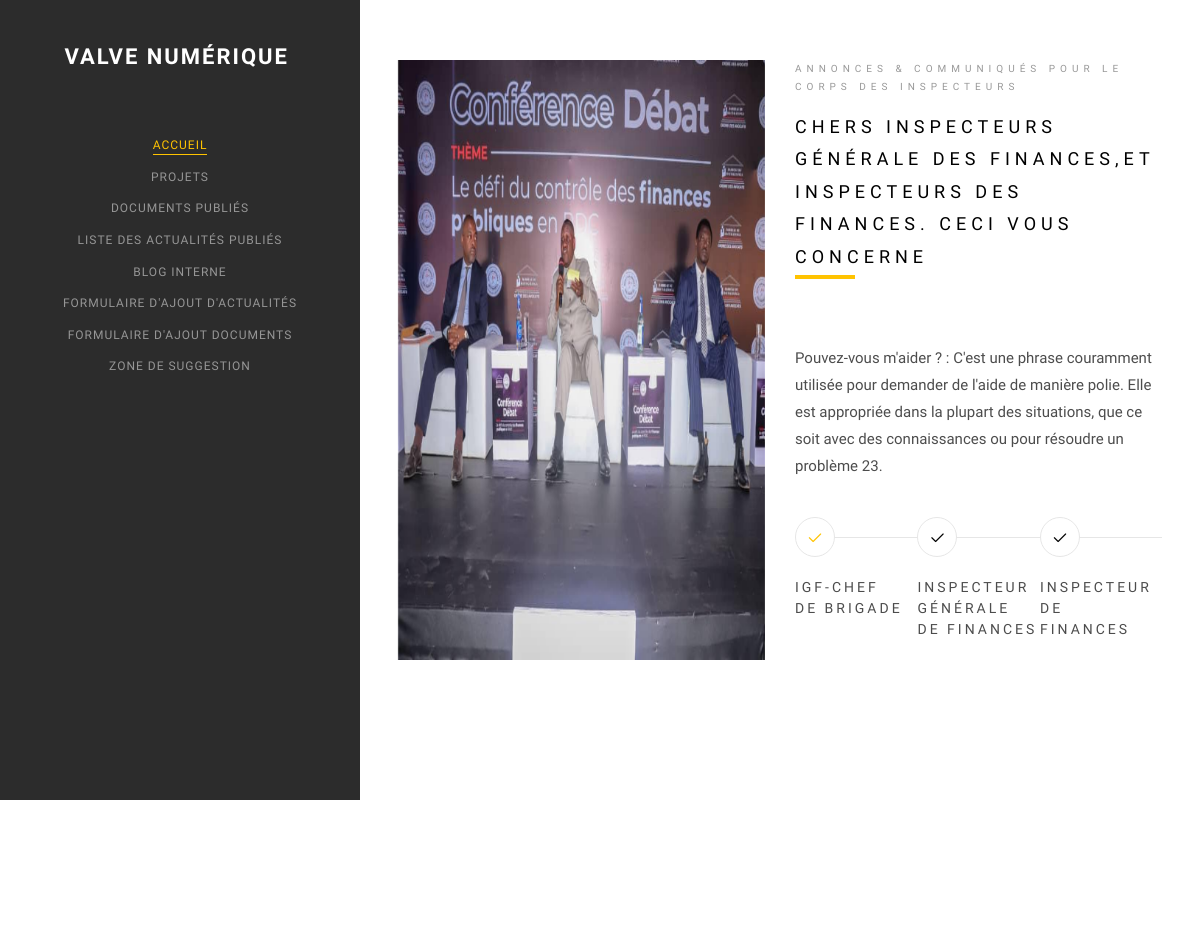
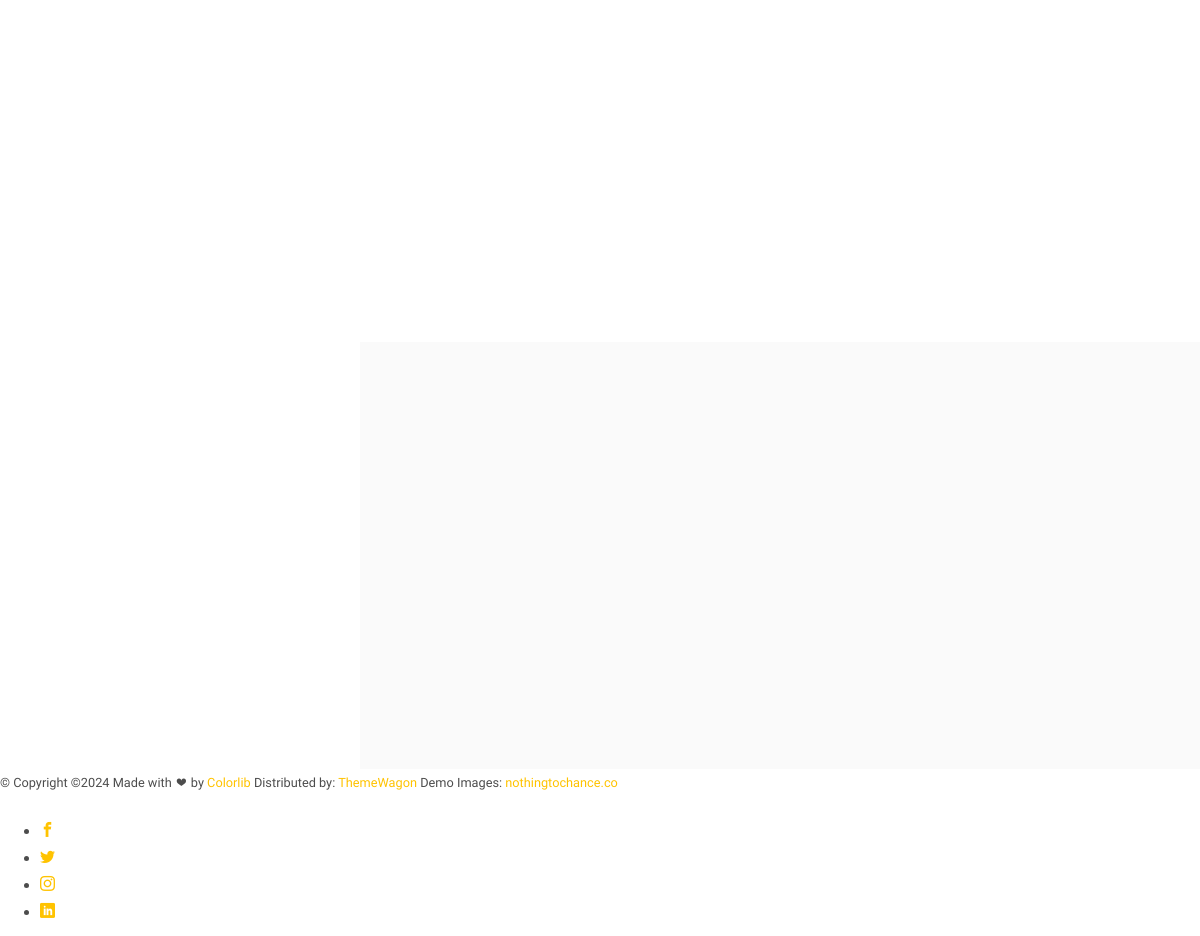
The app's page /ann_igf with its own data (2 pictures, top to bottom).
### valve/models.py (models this page shows, shortened)
class ConfigImageigf(models.Model):
     imagepageigf=models.ImageField(upload_to="images/")
     imagesaft=models.ImageField(blank=True,null=True,upload_to='configImage/%Y/%m/%d/')
     imageservice1=models.ImageField(blank=True,null=True,upload_to='configImage/%Y/%m/%d/')
     imageservice2=models.ImageField(blank=True,null=True,upload_to='configImage/%Y/%m/%d/')
     imageservice3=models.ImageField(blank=True,null=True,upload_to='configImage/%Y/%m/%d/')

class TextAnnonceigf(models.Model):
    bloc1=models.TextField(null = True, blank = True)
    bloc2=models.TextField(null = True, blank = True)
    bloc3=models.TextField(null = True, blank = True)

### valve/views.py (the view)
# urls.py: path('ann_igf', views.ann_igf,name="ann_igf"),
def ann_igf(request):
    try:
        image = ConfigImageigf.objects.get(pk=4)
        textbloc = TextAnnonceigf.objects.all()
        textinfodedie = data_toggleigf.objects.all()
        context={
            "titre":"ann_igf",
            "image":image,
            "textbloc":textbloc,
            "textinfodedie":textinfodedie
        }
        response = TemplateResponse(request,'annonceigf.html', context)
        return response
    except Exception as e:
         print('###### ',e)
         return HttpResponse("ERROR - Formulaire invalide")

### valve/templates/annonceigf.html (shortened to what this page needs)
{% extends 'layout/layout.html'%}
{% load static %}
{%block content%}
		<div id="colorlib-main">
			<div class="colorlib-about">
				<div class="colorlib-narrow-content">
					<div class="row row-bottom-padded-md">
						<div class="col-md-6">
							<img class="about-img animate-box" data-animate-effect="fadeInLeft" src="{{ image.imagepageigf.url }}" alt="{{ image.imagepageigf.alt_text }}">
						</div>
						<div class="col-md-6 animate-box" data-animate-effect="fadeInLeft">
							<div class="about-desc">
								<span class="heading-meta">Annonces & Communiqués pour le corps des Inspecteurs</span>
								<h2 class="colorlib-heading">Chers Inspecteurs Générale des Finances,et Inspecteurs des Finances. Ceci vous concerne</h2>
								{% for txt in textbloc%}
						<P>{{txt.bloc1}}</P>
						 {%endfor%}
							</div>
							<div class="row padding">
								<div class="col-md-4 no-gutters animate-box" data-animate-effect="fadeInLeft">
									<a href="#" class="steps active">
										<p class="icon"><span><i class="icon-check"></i></span></p>
										<h3>IGF-Chef <br> de Brigade</h3>
									</a>
								</div>
								<div class="col-md-4 no-gutters animate-box" data-animate-effect="fadeInLeft">
									<a href="#" class="steps">
										<p class="icon"><span><i class="icon-check"></i></span></p>
										<h3>Inspecteur Générale <br>de Finances</h3>
									</a>
								</div>
								<div class="col-md-4 no-gutters animate-box" data-animate-effect="fadeInLeft">
									<a href="#" class="steps">
										<p class="icon"><span><i class="icon-check"></i></span></p>
										<h3>Inspecteur de<br>Finances</h3>
									</a>
								</div>
							</div>
						</div>
					</div>
					<div class="row">
					</div>
				</div>
			</div>
			<div id="get-in-touch" class="colorlib-bg-color">
				<div class="colorlib-narrow-content">
					<div class="row">
					</div>
					<div class="row">
					</div>
				</div>
			</div>
		</div>
{% endblock%}

### static/css/icomoon.css (style rules this page uses)
[class^="icon-"], [class*=" icon-"] { font-family: 'icomoon' !important; speak: none; font-style: normal; font-weight: normal; font-variant: normal; text-transform: none; line-height: 1; -webkit-font-smoothing: antialiased; -moz-osx-font-smoothing: grayscale; }
.icon-check:before { content: "\e116"; }

### static/css/style.css (style rules this page uses)
body { font-family: "Quicksand", Arial, sans-serif; font-weight: 400; font-size: 15px; line-height: 1.8; color: rgba(0, 0, 0, 0.7); }
a { color: #FFC300; -webkit-transition: 0.5s; -o-transition: 0.5s; transition: 0.5s; }
p { margin-bottom: 1.5em; }
h1, h2, h3, h4, h5, h6 { color: #000; font-family: "Quicksand", Arial, sans-serif; font-weight: 400; margin: 0 0 30px 0; }
#colorlib-main { width: 80%; float: right; -webkit-transition: 0.5s; -o-transition: 0.5s; transition: 0.5s; }
@media screen and (max-width: 1200px) { #colorlib-main { width: 70%; } }
.colorlib-narrow-content { padding: 0 2.5em; }
.no-gutters { margin: 0; padding: 0; }
.colorlib-blog, .colorlib-work, .colorlib-about, .colorlib-services, .colorlib-contact { padding-top: 4em; padding-bottom: 9em; clear: both; width: 100%; display: block; }
.about-img, .about-img-2, .services-img { background-size: cover; background-position: center center; background-repeat: no-repeat; position: relative; }
.colorlib-heading { font-size: 18px; margin-bottom: 4em; font-weight: 500; text-transform: uppercase; letter-spacing: 5px; line-height: 1.8; position: relative; }
.colorlib-heading:after { position: absolute; bottom: -6px; left: 0; width: 60px; height: 4px; content: ''; background: #FFC300; }
.heading-meta { margin-bottom: 15px; display: block; font-size: 10px; text-transform: uppercase; color: #999999; font-weight: 500; letter-spacing: 5px; }
.about-img { width: 100%; height: 600px; margin-bottom: 30px; }
.padding { padding: 1em; }
.steps { display: block; position: relative; }
.steps h3 { font-weight: 400; margin-bottom: 20px; color: rgba(0, 0, 0, 0.7); font-size: 14px; letter-spacing: 3px; line-height: 1.5; text-transform: uppercase; }
.steps:before { position: absolute; top: 20px; left: 0; right: 0; content: ''; width: 100%; height: 1px; background: #e6e6e6; z-index: -1; }
.steps .icon { display: block; margin-bottom: 20px; position: relative; z-index: 0; }
.steps .icon span { display: table; width: 40px; height: 40px; border: 1px solid #e6e6e6; text-align: center; background: #fff; -webkit-border-radius: 50%; -moz-border-radius: 50%; -ms-border-radius: 50%; border-radius: 50%; z-index: 1; }
.steps .icon span i { display: table-cell; vertical-align: middle; color: #000; }
.steps.active i { color: #FFC300 !important; }
#get-in-touch { padding: 3em 0; }
.colorlib-bg-color { background: #fafafa; position: relative; }
.row-bottom-padded-md { padding-bottom: 3em; }
.js .animate-box { opacity: 0; }

### records on screen
ConfigImageigf: imagepageigf (picture)
TextAnnonceigf: bloc1 "Pouvez-vous m'aider ? : C'est une phrase couramment utilisée pour demander de l'aide de manière polie. Elle est appropriée dans la plupart des situations, que ce soit avec des connaissances ou pour résoudre un problème 23."
